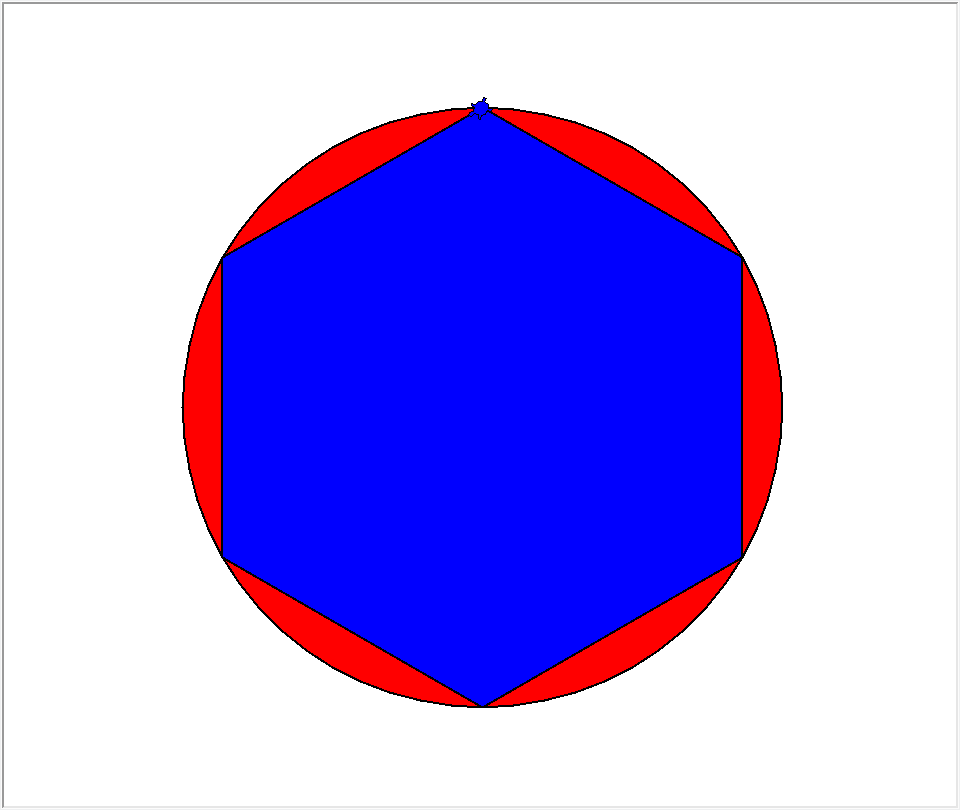

The Python source for this figure:
import turtle

tina = turtle.Turtle(shape = "turtle")
# turtle.tracer(False)

def maleKreis(radius, farbe):
    # Gehe zum Rand
    tina.forward(radius)
    tina.left(90)

    # Male den Kreis

    tina.pendown()
    tina.pensize(2)
    tina.fillcolor(farbe)
    tina.begin_fill()

    tina.circle(radius)

    tina.end_fill()

def maleSechseck(seite, farbe):
    # Gehe zum Rand
    tina.forward(seite)
    tina.left(120)

    # Male das Sechseck

    tina.pendown()
    tina.pensize(2)
    tina.fillcolor(farbe)
    tina.begin_fill()

    for i in range(6):
        tina.forward(seite)
        tina.left(60)

    tina.end_fill()


# Gehe zur Mitte
tina.penup()
tina.goto(0, 0)

maleKreis(300, "red")

# Gehe zur Mitte
tina.penup()
tina.goto(0, 0)

maleSechseck(300, "blue")


turtle.Screen().exitonclick()
